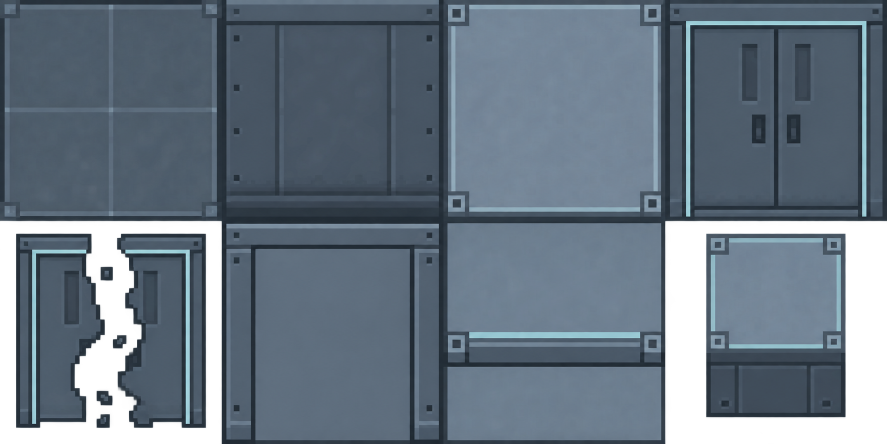
#> input picture art/killhouse-v1/source.png, 1774 x 887 px (shown at 1/2 size)
$ python pixelize-killhouse.py
#> lines starting #> are read from the running program, lines starting #| are printed output that depends on the picture; after the words box and inside, x2 and y2 are one past the last pixel; in counts of white or black regions, pixels touching at a corner belong together
"""Deterministic 4x2 GPT Image atlas -> eight 32px, 16-colour RGB5 sprites. No campaign files touched."""
from pathlib import Path
from PIL import Image
import hashlib, json
ROOT=Path(__file__).resolve().parents[1]
source=ROOT/'art/killhouse-v1/source.png'
out=ROOT/'assets/pixel/killhouse-v1'
names=['floor','wall-face','wall-cap','door-closed','door-broken','door-frame','door-cap','cover']
im=Image.open(source).convert('RGBA'); atlas=Image.new('RGBA',(128,64))
#> further down, im is the input picture: PIL image 1774x887 RGBA; mean R, G, B, A 74.8, 88.9, 102.2, 223.6
#> after `atlas = Image.new('RGBA', (128, 64))`: atlas: PIL image 128x64 RGBA; every value is 0
for i,name in enumerate(names):
    x,y=i%4,i//4
    tile=im.crop((round(x*im.width/4),round(y*im.height/2),round((x+1)*im.width/4),round((y+1)*im.height/2))).resize((32,32),Image.Resampling.BOX)
    alpha=tile.getchannel('A').point(lambda v:255 if v>=128 else 0)
    if i not in (4,7): alpha=Image.new('L',(32,32),255)
    rgb=tile.convert('RGB').quantize(colors=16,dither=Image.Dither.NONE).convert('RGB').point(lambda v:round(round(v*31/255)*255/31)).convert('RGBA');rgb.putalpha(alpha)
    out.mkdir(parents=True,exist_ok=True);rgb.save(out/f'{name}.png');atlas.paste(rgb,(x*32,y*32))
#> this loop made 8 passes
#> pass 1, `tile=im.crop((round(x*im.width/4),round(y*im.height/2),round((x+1)*im...`:
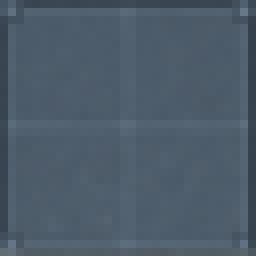
#> tile: PIL image 32x32 RGBA (shown 8 times larger); mean R, G, B, A 72.7, 87.5, 101.5, 248.1; transparent parts drawn white
#> pass 1, `rgb = tile.convert('RGB').quantize(colors=16, dither=Image.Dither.NONE`:
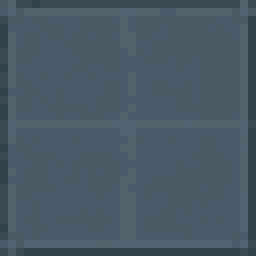
#> rgb: PIL image 32x32 RGBA (shown 8 times larger); mean R, G, B, A 72.9, 89.1, 101.3, 255
#> pass 2, `tile=im.crop((round(x*im.width/4),round(y*im.height/2),round((x+1)*im...`:
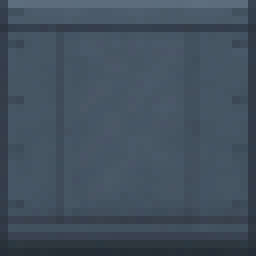
#> tile: PIL image 32x32 RGBA (shown 8 times larger); mean R, G, B, A 65.5, 78.4, 91.9, 252.5; transparent parts drawn white
#> after the loop:
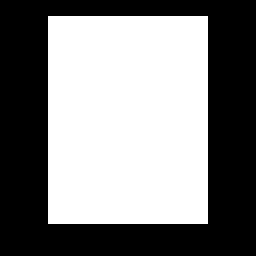
#> alpha: PIL image 32x32 L (shown 8 times larger); 50.8% white; 1 black region, box (x1, y1, x2, y2) and area: (0, 0, 32, 32) 504
#> after the loop:
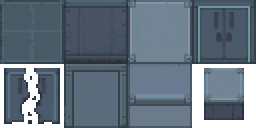
#> atlas: PIL image 128x64 RGBA (shown 2 times larger); mean R, G, B, A 75.3, 89.5, 103, 226.8; transparent parts drawn white
#> after the loop:
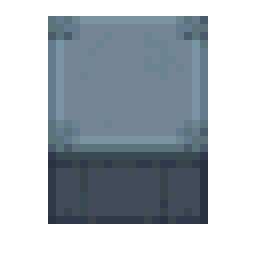
#> rgb: PIL image 32x32 RGBA (shown 8 times larger); mean R, G, B, A 54.3, 64, 73.4, 129.5; transparent parts drawn white
atlas.save(out/'atlas.png');atlas.resize((768,384),Image.Resampling.NEAREST).save(ROOT/'art/killhouse-v1/preview.png')
#> after `atlas.save(out / 'atlas.png')`:
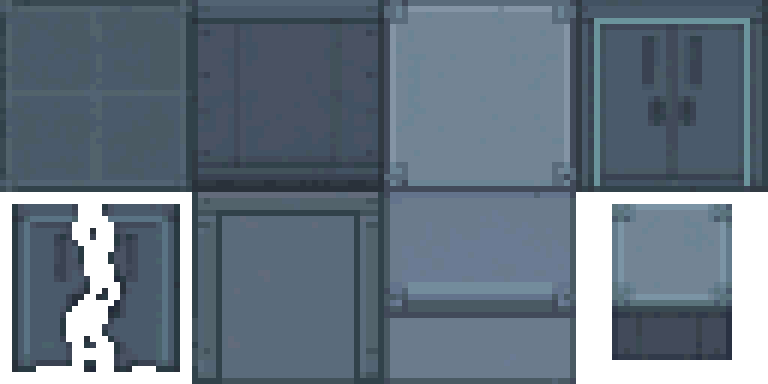
#> saved as preview.png: PIL image 768x384 RGBA; mean R, G, B, A 75.3, 89.5, 103, 226.8; transparent parts drawn white
(out/'manifest.json').write_text(json.dumps({'size':32,'columns':4,'names':names,'colorsPerTile':16,'rgbBits':5,'sourceSha256':hashlib.sha256(source.read_bytes()).hexdigest()},indent=2)+'\n')
